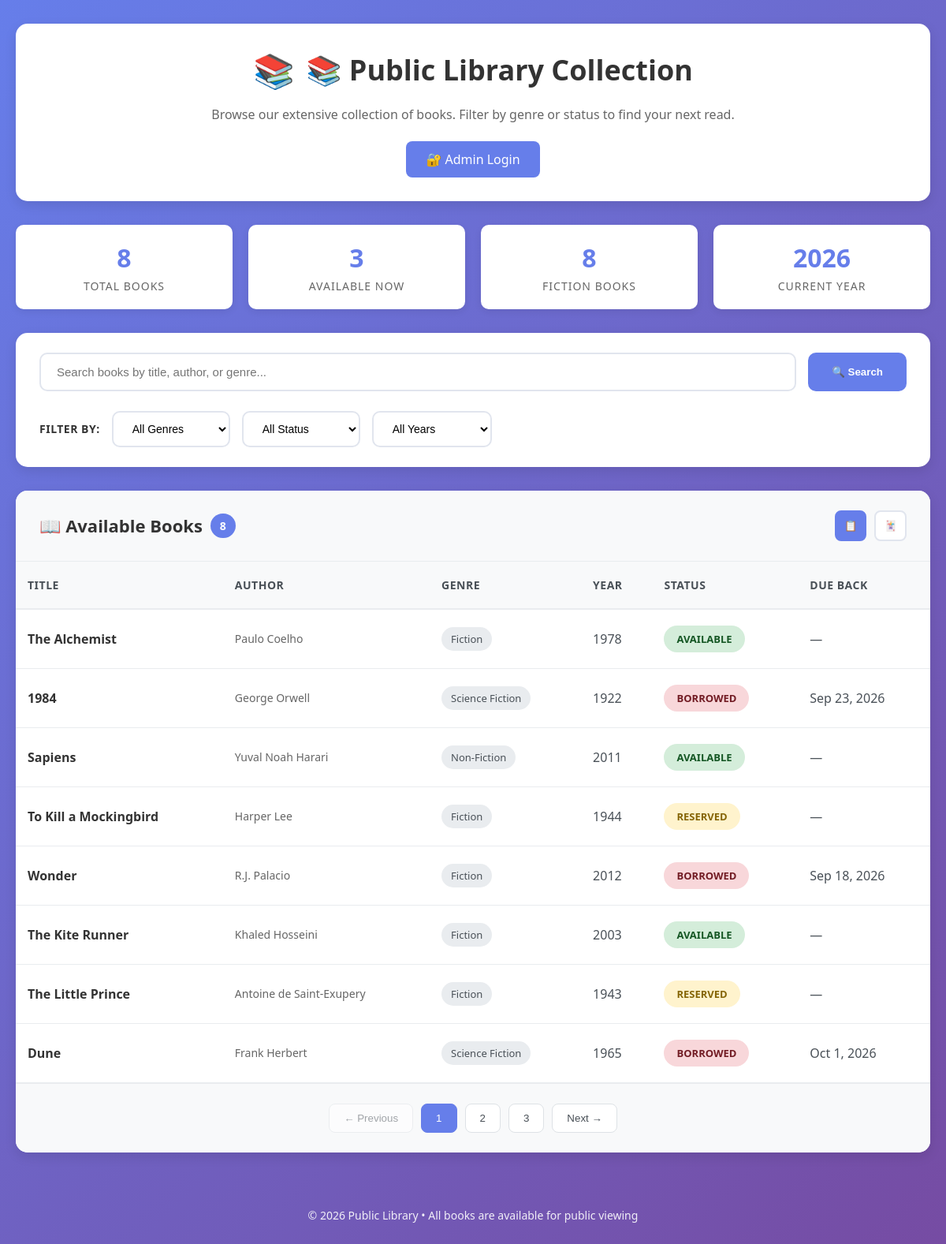
The page /books.php on the database its author committed.
### tables this page shows
CREATE TABLE `books` (
  `id` int(11) NOT NULL,
  `title` varchar(255) NOT NULL,
  `author` varchar(100) NOT NULL,
  `genre` varchar(50) DEFAULT NULL,
  `year` year(4) DEFAULT NULL,
  `status` enum('available','borrowed','reserved','maintenance') DEFAULT 'available',
  `borrowed_by` varchar(100) DEFAULT NULL,
  `due_date` date DEFAULT NULL
);

### books.php (the view, shortened to what this page needs)
<?php
include 'db.php';
$result = $conn->query("SELECT * FROM books");
?>
<!DOCTYPE html>
<html>
<head>
</head>
<body>
    <div class="public-container">
        <div class="public-header">
            <h1>📚 Public Library Collection</h1>
            <p>Browse our extensive collection of books. Filter by genre or status to find your next read.</p>
            <a href="index.php" class="admin-link">🔐 Admin Login</a>
        </div>
        <?php
        $totalBooks = $conn->query("SELECT COUNT(*) as total FROM books")->fetch_assoc()['total'];
        $availableBooks = $conn->query("SELECT COUNT(*) as available FROM books WHERE status = 'available'")->fetch_assoc()['available'];
        $fictionBooks = $conn->query("SELECT COUNT(*) as fiction FROM books WHERE genre LIKE '%Fiction%' OR genre LIKE '%fiction%'")->fetch_assoc()['fiction'];
        ?>
        <div class="stats-section">
            <div class="stat-card">
                <div class="count"><?php echo $totalBooks; ?></div>
                <div class="label">Total Books</div>
            </div>
            <div class="stat-card">
                <div class="count"><?php echo $availableBooks; ?></div>
                <div class="label">Available Now</div>
            </div>
            <div class="stat-card">
                <div class="count"><?php echo $fictionBooks; ?></div>
                <div class="label">Fiction Books</div>
            </div>
            <div class="stat-card">
                <div class="count"><?php echo date('Y'); ?></div>
                <div class="label">Current Year</div>
            </div>
        </div>
        <div class="search-filter-container">
            <div class="search-section">
                <input type="text" id="searchInput" class="search-input" placeholder="Search books by title, author, or genre...">
                <button onclick="searchBooks()" class="search-button">
                    🔍 Search
                </button>
            </div>
            <div class="filter-section">
                <span class="filter-label">Filter by:</span>
                <select id="genreFilter" class="filter-select" onchange="filterBooks()">
                    <option value="">All Genres</option>
                </select>
                <select id="statusFilter" class="filter-select" onchange="filterBooks()">
                    <option value="">All Status</option>
                </select>
                <select id="yearFilter" class="filter-select" onchange="filterBooks()">
                    <option value="">All Years</option>
                </select>
            </div>
        </div>
        <div class="books-container">
            <div class="books-header">
                <h2>📖 Available Books <span class="books-count"><?php echo $totalBooks; ?></span></h2>
                <div class="view-toggle">
                    <button class="view-btn active" onclick="setView('table')" title="Table View">📋</button>
                    <button class="view-btn" onclick="setView('card')" title="Card View">🃏</button>
                </div>
            </div>
            <?php if($result->num_rows > 0): ?>
                <div id="tableView">
                    <table id="booksTable">
                        <thead>
                            <tr>
                                <th>Title</th>
                                <th>Author</th>
                                <th>Genre</th>
                                <th>Year</th>
                                <th>Status</th>
                                <th>Due Back</th>
                            </tr>
                        </thead>
                        <tbody>
                            <?php while($row = $result->fetch_assoc()): ?>
                          <tr>
                                <td>
                                    <div class="book-title"><?php echo htmlspecialchars($row['title']); ?></div>
                                </td>
                                <td>
                                    <div class="book-author"><?php echo htmlspecialchars($row['author']); ?></div>
                                </td>
                                <td>
                                    <span class="genre-tag"><?php echo htmlspecialchars($row['genre']); ?></span>
                                </td>
                                <td><?php echo $row['year']; ?></td>
                                <td>
                                    <span class="status-badge status-<?php echo strtolower($row['status']); ?>">
                                        <?php echo ucfirst($row['status']); ?>
                                    </span>
                                </td>
                                <td>
                                    <?php if($row['status'] === 'borrowed' && !empty($row['due_date'])): ?>
                                        <?php echo date('M j, Y', strtotime($row['due_date'])); ?>
                                    <?php else: ?>
                                        —
                                    <?php endif; ?>
                                </td>
                            </tr>
                            <?php endwhile; ?>
                        </tbody>
                    </table>
                </div>
                <div class="pagination">
                    <button class="page-btn disabled">← Previous</button>
                    <button class="page-btn active">1</button>
                    <button class="page-btn">2</button>
                    <button class="page-btn">3</button>
                    <button class="page-btn">Next →</button>
                </div>
            <?php endif; ?>
        </div>
        <div class="public-footer">
            © <?php echo date('Y'); ?> Public Library • All books are available for public viewing
        </div>
    </div>
</body>
</html>

### rows shown on the page
books: title "The Alchemist", author "Paulo Coelho", genre "Fiction", year "1978", status "AVAILABLE"
books: title "1984", author "George Orwell", genre "Science Fiction", year "1922", status "BORROWED", due_date "Sep 23, 2026"
books: title "Sapiens", author "Yuval Noah Harari", genre "Non-Fiction", year "2011", status "AVAILABLE"
books: title "To Kill a Mockingbird", author "Harper Lee", genre "Fiction", year "1944", status "RESERVED"
books: title "Wonder", author "R.J. Palacio", genre "Fiction", year "2012", status "BORROWED", due_date "Sep 18, 2026"
books: title "The Kite Runner", author "Khaled Hosseini", genre "Fiction", year "2003", status "AVAILABLE"
books: title "The Little Prince", author "Antoine de Saint-Exupery", genre "Fiction", year "1943", status "RESERVED"
books: title "Dune", author "Frank Herbert", genre "Science Fiction", year "1965", status "BORROWED", due_date "Oct 1, 2026"

### other values the page prints
$totalBooks "8"
$availableBooks "3"
$fictionBooks "8"
